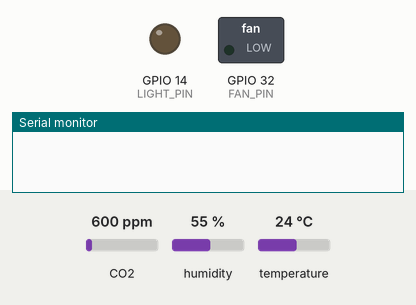
This sketch was run on a simulated ESP32. Parts: switched loads named in the sketch (green lamp = pin HIGH), output pins drawn as LEDs (lit = HIGH), the last lines printed to the serial monitor. The inputs (shaded band) are chosen by the test bench; at power-on: temperature 24 °C, CO2 600 ppm, humidity 55 %. No radio packets arrive unless stated.

Above: at 1.2 s.
1.3 s: temperature set to 29 °C
4.5 s: temperature set to 32 °C
At 7.1 s:
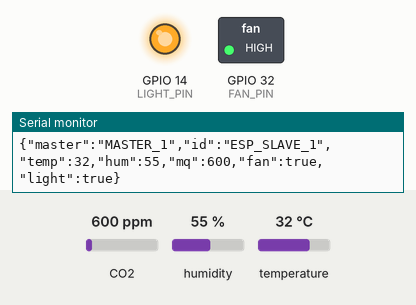
9.0 s: temperature set to 12 °C
At 9.4 s:
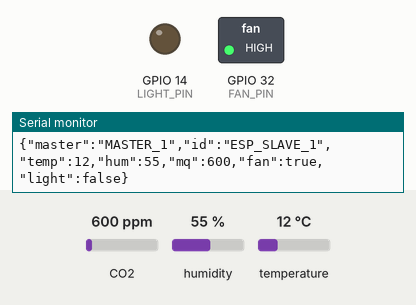
10.5 s: temperature set to 33 °C
At 12.9 s:
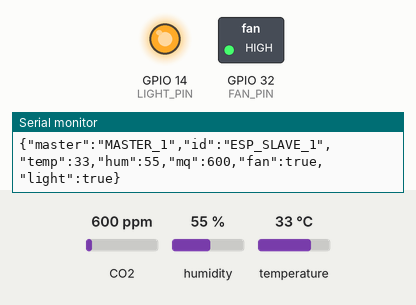
Timing chart, 0 to 14.4 s (numbered marks = the images above; inputs shaded):
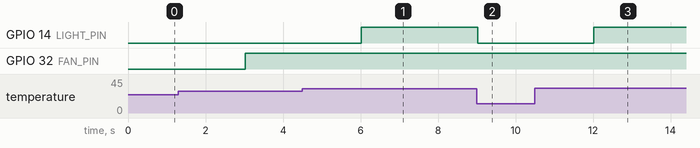

Measured:
- the behaviour switches between 30 and 31 °C on temperature (found by bisection; images 0 and 1)
- after the input at 4.5 s, GPIO 14 (LIGHT_PIN): LOW → HIGH after 1.5 s
- after the input at 9.0 s, GPIO 14 (LIGHT_PIN): HIGH → LOW at once
- after the input at 10.5 s, GPIO 14 (LIGHT_PIN): LOW → HIGH after 1.5 s

The sketch:

ESP_CON.ino
```cpp
#include <Wire.h>
#include <Adafruit_Sensor.h>
#include <DHT.h>
#include <MQ135.h>
#include <LoRa.h>
#include <ArduinoJson.h>

#define DHT_PIN 15
#define MQ135_PIN 12
#define FAN_PIN 32//int2
#define LIGHT_PIN 14//int1

#define LORA_SS 5
#define LORA_RST 4
#define LORA_DIO0 21
#define LORA_FREQUENCY 433E6

struct SensorData {
  String id;
  String master;
  float temp;
  float hum;
  int mq;
  bool fan;
  bool light;
};

DHT dht(DHT_PIN, DHT11);
MQ135 mq135(MQ135_PIN);

SensorData sensorData;  // Giữ cấu trúc dữ liệu để tránh tạo lại
unsigned long previousMillis = 0;
const unsigned long interval = 3000;  // Thời gian giữa các lần đọc và gửi dữ liệu

void setup() {
  Serial.begin(115200);

  LoRa.setPins(LORA_SS, LORA_RST, LORA_DIO0);
  if (!LoRa.begin(LORA_FREQUENCY)) {
    Serial.println("LoRa initialization failed. Check your connections.");
    while (1)
      ;
  }

  dht.begin();
  LoRa.setSignalBandwidth(125E3);
  LoRa.setSpreadingFactor(12);
  LoRa.setCodingRate4(5);
  pinMode(FAN_PIN, OUTPUT);
  // digitalWrite(FAN_PIN, LOW);
  pinMode(LIGHT_PIN, OUTPUT);
  // digitalWrite(LIGHT_PIN, LOW);
}

void loop() {
  unsigned long currentMillis = millis();

  if (currentMillis - previousMillis >= interval) {
    readAndSendData();
    previousMillis = currentMillis;
  }

  handleControlSignal();
}

void readAndSendData() {
  readSensorData();

  if (sensorData.temp > 30) {
    sensorData.light = true;
    digitalWrite(LIGHT_PIN, HIGH);
  } else {
    sensorData.light = false;
    digitalWrite(LIGHT_PIN, LOW);
  }

  bool previousFanStatus = sensorData.fan;

  if (sensorData.mq > 10) {
    sensorData.fan = true;
    digitalWrite(FAN_PIN, HIGH);  // This might be the issue
  } else {
    sensorData.fan = false;
    digitalWrite(FAN_PIN, LOW);  // This might be the issue
  }


  // // Kiểm tra xem có yêu cầu bật quạt và đèn không
  // digitalWrite(FAN_PIN, sensorData.fan ? LOW : HIGH);
  // digitalWrite(LIGHT_PIN, sensorData.light ? LOW : HIGH);

  // Tạo JSON để gửi lên bộ chủ
  StaticJsonDocument<200> jsonDoc;
  jsonDoc["master"] = sensorData.master;
  jsonDoc["id"] = sensorData.id;
  jsonDoc["temp"] = sensorData.temp;
  jsonDoc["hum"] = sensorData.hum;
  jsonDoc["mq"] = sensorData.mq;
  jsonDoc["fan"] = sensorData.fan;
  jsonDoc["light"] = sensorData.light;

  char buffer[256];
  size_t n = serializeJson(jsonDoc, buffer);
  Serial.println(buffer);

  // Gửi dữ liệu lên bộ chủ qua LoRa
  sendToMaster(buffer, n);
}

void readSensorData() {
  sensorData.id = "ESP_SLAVE_1";
  sensorData.master = "MASTER_1";
  sensorData.temp = dht.readTemperature();
  sensorData.hum = dht.readHumidity();
  sensorData.mq = mq135.getPPM();
}

void handleControlSignal() {
  int packetSize = LoRa.parsePacket();
  if (packetSize) {
    char buffer[1024];
    int i = 0;

    while (LoRa.available()) {
      char c = LoRa.read();
      if (c != '\r' && c != '\n') {
        buffer[i++] = c;
      }
    }

    buffer[i] = '\0';

    // Kiểm tra tín hiệu JSON từ bộ chủ
    DynamicJsonDocument jsonDoc(200);
    DeserializationError error = deserializeJson(jsonDoc, buffer);
    if (error) {
      Serial.println("Failed to parse LoRa control signal");
      return;
    }

    // Lấy thông tin từ tín hiệu JSON
    const char* slaveId = jsonDoc["id"];
    if (strcmp(slaveId, "ESP_SLAVE_2") == 0) {
      // Đúng bộ con nhận tín hiệu
      sensorData.fan = jsonDoc["fan"];
      sensorData.light = jsonDoc["light"];

      // Gửi trạng thái của thiết bị lên lại bộ chủ
      sendStatusToMaster();
    }
  }
}

void sendToMaster(const char* buffer, size_t length) {
  LoRa.beginPacket();
  LoRa.write(reinterpret_cast<const uint8_t*>(buffer), length);
  LoRa.endPacket();
}

void sendStatusToMaster() {
  readSensorData();  // Cập nhật trạng thái của thiết bị vào cấu trúc dữ liệu

  // Tạo JSON để gửi lên bộ chủ
  StaticJsonDocument<200> jsonDoc;
  jsonDoc["id"] = sensorData.id;
  jsonDoc["temp"] = sensorData.temp;
  jsonDoc["hum"] = sensorData.hum;
  jsonDoc["mq"] = (sensorData.mq/1000000);
  jsonDoc["fan"] = sensorData.fan;
  jsonDoc["light"] = sensorData.light;

  char buffer[256];
  size_t n = serializeJson(jsonDoc, buffer);

  // Gửi dữ liệu lên bộ chủ qua LoRa
  sendToMaster(buffer, n);

  Serial.println("Sent status to master");
}
```
